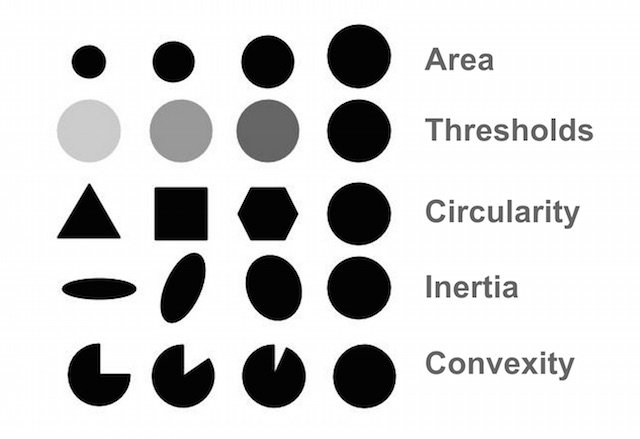
#> input picture Media/BlobTest.jpg, 640 x 439 px, given in place of the camera
$ python liveContourDetection.py
#> lines starting #> are read from the running program, lines starting #| are printed output that depends on the picture; after the words box and inside, x2 and y2 are one past the last pixel; in counts of white or black regions, pixels touching at a corner belong together
""" Live cam contouring using thresholding and findContours() """

import cv2

cap = cv2.VideoCapture(0)

while True:
    cam, frame = cap.read()
#> frame is the input picture: shape (439, 640, 3); min 0, max 255, mean 210.2

    if cam is True:
        # convert frame into grayscale
        gray = cv2.cvtColor(frame, cv2.COLOR_BGR2GRAY)

        # create a binary threshold
        _, binary = cv2.threshold(gray, 127, 255, cv2.THRESH_BINARY_INV)
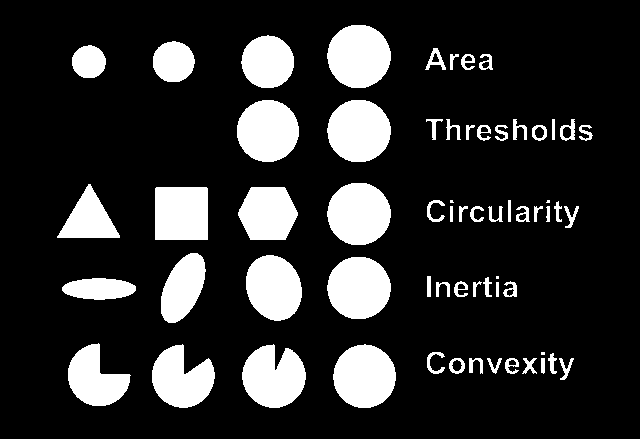
#> binary: shape (439, 640); 17.4% white; 63 white regions (4 under 20 px)

        contours, hierarchy = cv2.findContours(binary, cv2.RETR_TREE,
                                               cv2.CHAIN_APPROX_SIMPLE)
#> contours = 74 contours, 4 with area under 20; largest, box (x1, y1, x2, y2) and area: (327, 25, 391, 88) 3081, (327, 183, 391, 245) 3040, (333, 344, 396, 408) 3039, (327, 257, 391, 319) 3039, (327, 100, 391, 162) 3038

#> (the run stopped early here; a loop or call above may not have finished)

$ run again, on Media/corner_detection.jpg
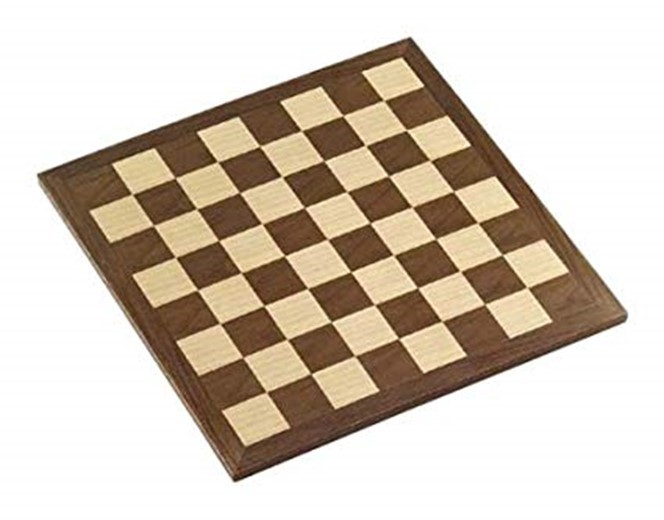
#> input picture Media/corner_detection.jpg, 664 x 520 px, given in place of the camera
#> frame is the input picture: shape (520, 664, 3); mean B, G, R 185.7, 199, 210.5
#> `gray = cv2.cvtColor(frame, cv2.COLOR_BGR2GRAY)`:
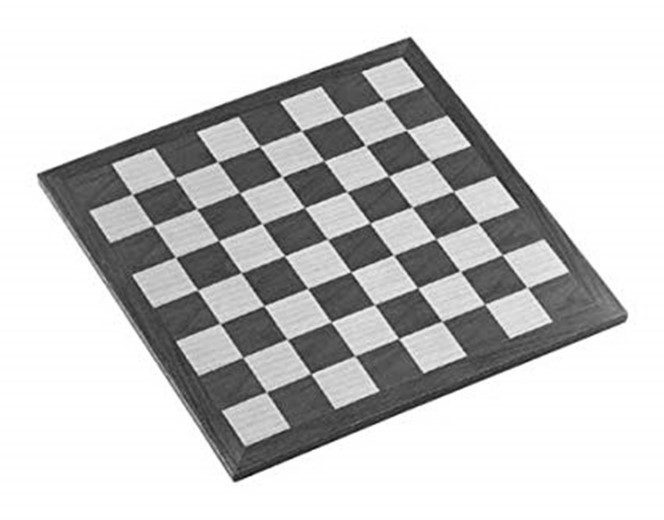
#> gray: shape (520, 664); min 7, max 255, mean 201
#> `_, binary = cv2.threshold(gray, 127, 255, cv2.THRESH_BINARY_INV)`:
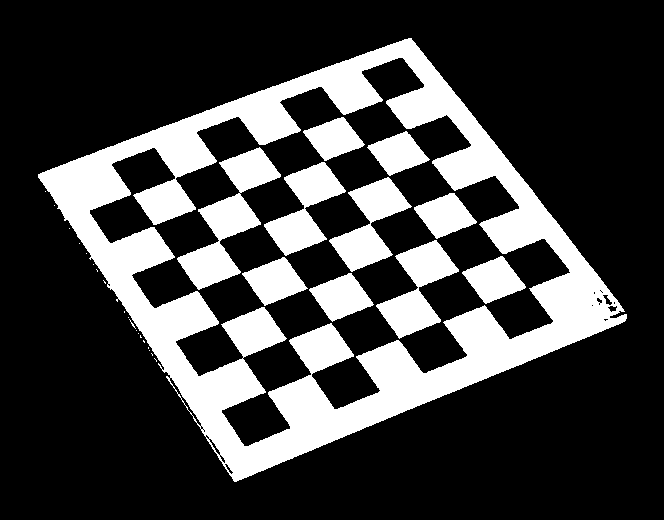
#> binary: shape (520, 664); 25.3% white; 30 white regions (19 under 20 px)
#> contours = 51 contours, 32 with area under 20; largest, box (x1, y1, x2, y2) and area: (38, 38, 627, 482) 144572, (89, 57, 571, 447) 84266, (177, 147, 281, 290) 4812, (376, 240, 459, 339) 3368, (329, 177, 412, 272) 3184
